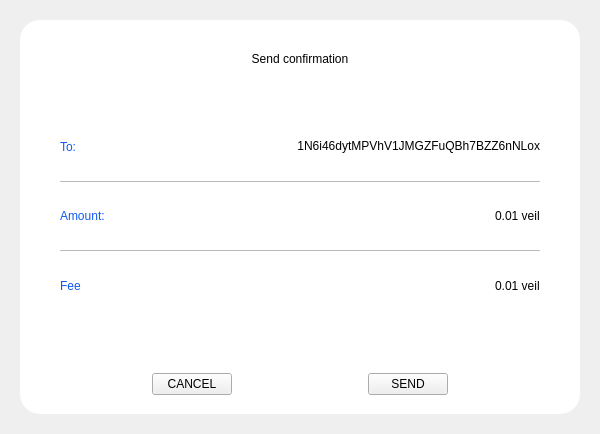
<?xml version="1.0" encoding="UTF-8"?>
<ui version="4.0">
 <class>SendConfirmation</class>
 <widget class="QDialog" name="SendConfirmation">
  <property name="geometry">
   <rect>
    <x>0</x>
    <y>0</y>
    <width>600</width>
    <height>434</height>
   </rect>
  </property>
  <property name="windowTitle">
   <string>Form</string>
  </property>
  <layout class="QVBoxLayout" name="verticalLayout">
   <property name="leftMargin">
    <number>20</number>
   </property>
   <property name="topMargin">
    <number>20</number>
   </property>
   <property name="rightMargin">
    <number>20</number>
   </property>
   <property name="bottomMargin">
    <number>20</number>
   </property>
   <item>
    <widget class="QFrame" name="frame">
     <property name="autoFillBackground">
      <bool>false</bool>
     </property>
     <property name="styleSheet">
      <string notr="true">#frame{
  background-color: white;
  border-radius:20px;
  padding-bottom:10px;
  padding-top:10px;
}</string>
     </property>
     <property name="frameShape">
      <enum>QFrame::StyledPanel</enum>
     </property>
     <property name="frameShadow">
      <enum>QFrame::Raised</enum>
     </property>
     <layout class="QVBoxLayout" name="verticalLayout_2" stretch="1,0,1,0,0">
      <property name="spacing">
       <number>12</number>
      </property>
      <item>
       <widget class="QLabel" name="labelTitle">
        <property name="maximumSize">
         <size>
          <width>16777215</width>
          <height>40</height>
         </size>
        </property>
        <property name="text">
         <string>Send confirmation</string>
        </property>
        <property name="alignment">
         <set>Qt::AlignCenter</set>
        </property>
       </widget>
      </item>
      <item>
       <spacer name="verticalSpacer_6">
        <property name="orientation">
         <enum>Qt::Vertical</enum>
        </property>
        <property name="sizeType">
         <enum>QSizePolicy::Fixed</enum>
        </property>
        <property name="sizeHint" stdset="0">
         <size>
          <width>20</width>
          <height>20</height>
         </size>
        </property>
       </spacer>
      </item>
      <item alignment="Qt::AlignHCenter">
       <widget class="QFrame" name="frame_2">
        <property name="minimumSize">
         <size>
          <width>500</width>
          <height>0</height>
         </size>
        </property>
        <property name="maximumSize">
         <size>
          <width>500</width>
          <height>500</height>
         </size>
        </property>
        <property name="styleSheet">
         <string notr="true">background:transparent;</string>
        </property>
        <property name="frameShape">
         <enum>QFrame::StyledPanel</enum>
        </property>
        <property name="frameShadow">
         <enum>QFrame::Raised</enum>
        </property>
        <layout class="QVBoxLayout" name="verticalLayout_3">
         <property name="spacing">
          <number>9</number>
         </property>
         <item>
          <layout class="QHBoxLayout" name="horizontalLayout_1" stretch="0,1">
           <item>
            <widget class="QLabel" name="labelSend">
             <property name="maximumSize">
              <size>
               <width>16777215</width>
               <height>16777215</height>
              </size>
             </property>
             <property name="styleSheet">
              <string notr="true">color:#105aef;</string>
             </property>
             <property name="text">
              <string>To:</string>
             </property>
            </widget>
           </item>
           <item alignment="Qt::AlignRight|Qt::AlignVCenter">
            <widget class="QLabel" name="textAddress">
             <property name="text">
              <string>&lt;html&gt;&lt;head/&gt;&lt;body&gt;&lt;p align=&quot;right&quot;&gt;1N6i46dytMPVhV1JMGZFuQBh7BZZ6nNLox&lt;/p&gt;&lt;/body&gt;&lt;/html&gt;</string>
             </property>
             <property name="wordWrap">
              <bool>true</bool>
             </property>
            </widget>
           </item>
          </layout>
         </item>
         <item>
          <widget class="QLabel" name="label">
           <property name="maximumSize">
            <size>
             <width>16777215</width>
             <height>1</height>
            </size>
           </property>
           <property name="styleSheet">
            <string notr="true">background-color:#bababa;</string>
           </property>
           <property name="text">
            <string/>
           </property>
          </widget>
         </item>
         <item>
          <layout class="QHBoxLayout" name="horizontalLayout_2" stretch="0,1">
           <item>
            <widget class="QLabel" name="labelAmount">
             <property name="maximumSize">
              <size>
               <width>16777215</width>
               <height>16777215</height>
              </size>
             </property>
             <property name="styleSheet">
              <string notr="true">color:#105aef;</string>
             </property>
             <property name="text">
              <string>Amount:</string>
             </property>
            </widget>
           </item>
           <item alignment="Qt::AlignRight">
            <widget class="QLabel" name="textAmount">
             <property name="text">
              <string>0.01 veil</string>
             </property>
            </widget>
           </item>
          </layout>
         </item>
         <item>
          <widget class="QLabel" name="label_2">
           <property name="maximumSize">
            <size>
             <width>16777215</width>
             <height>1</height>
            </size>
           </property>
           <property name="styleSheet">
            <string notr="true">background-color:#bababa;</string>
           </property>
           <property name="text">
            <string/>
           </property>
          </widget>
         </item>
         <item>
          <layout class="QHBoxLayout" name="horizontalLayout_3" stretch="0,1">
           <item>
            <widget class="QLabel" name="labelFee">
             <property name="maximumSize">
              <size>
               <width>16777215</width>
               <height>16777215</height>
              </size>
             </property>
             <property name="styleSheet">
              <string notr="true">color:#105aef;</string>
             </property>
             <property name="text">
              <string>Fee</string>
             </property>
            </widget>
           </item>
           <item alignment="Qt::AlignRight">
            <widget class="QLabel" name="textFee">
             <property name="text">
              <string>0.01 veil</string>
             </property>
            </widget>
           </item>
          </layout>
         </item>
        </layout>
       </widget>
      </item>
      <item>
       <spacer name="verticalSpacer_5">
        <property name="orientation">
         <enum>Qt::Vertical</enum>
        </property>
        <property name="sizeHint" stdset="0">
         <size>
          <width>20</width>
          <height>40</height>
         </size>
        </property>
       </spacer>
      </item>
      <item>
       <layout class="QHBoxLayout" name="horizontalLayout_4">
        <item>
         <spacer name="horizontalSpacer_2">
          <property name="orientation">
           <enum>Qt::Horizontal</enum>
          </property>
          <property name="sizeHint" stdset="0">
           <size>
            <width>40</width>
            <height>20</height>
           </size>
          </property>
         </spacer>
        </item>
        <item>
         <widget class="QPushButton" name="btnEsc">
          <property name="focusPolicy">
           <enum>Qt::NoFocus</enum>
          </property>
          <property name="text">
           <string>CANCEL</string>
          </property>
         </widget>
        </item>
        <item>
         <spacer name="horizontalSpacer_4">
          <property name="orientation">
           <enum>Qt::Horizontal</enum>
          </property>
          <property name="sizeHint" stdset="0">
           <size>
            <width>40</width>
            <height>20</height>
           </size>
          </property>
         </spacer>
        </item>
        <item>
         <widget class="QPushButton" name="btnSend">
          <property name="focusPolicy">
           <enum>Qt::NoFocus</enum>
          </property>
          <property name="text">
           <string>SEND</string>
          </property>
         </widget>
        </item>
        <item>
         <spacer name="horizontalSpacer_3">
          <property name="orientation">
           <enum>Qt::Horizontal</enum>
          </property>
          <property name="sizeHint" stdset="0">
           <size>
            <width>40</width>
            <height>20</height>
           </size>
          </property>
         </spacer>
        </item>
       </layout>
      </item>
     </layout>
    </widget>
   </item>
  </layout>
 </widget>
 <resources/>
 <connections/>
</ui>
